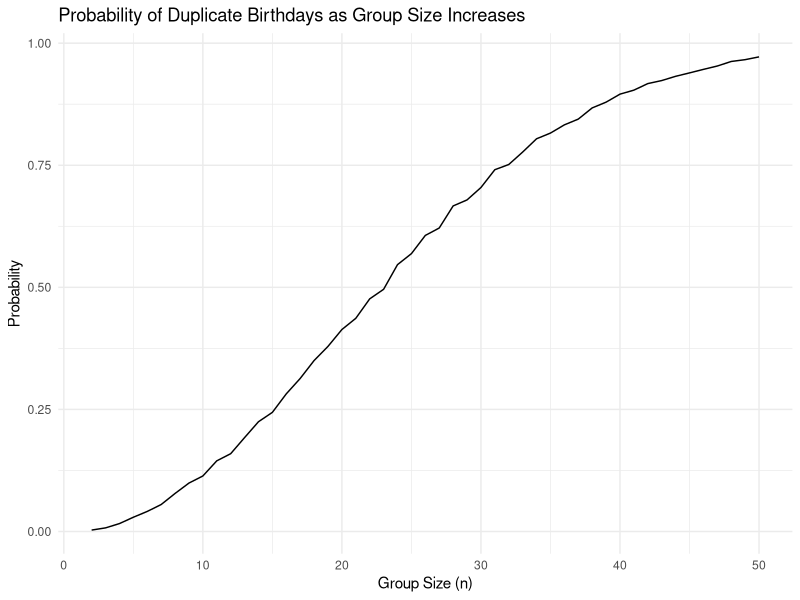

Reproduce this figure in R.
## ---- chunk 1
library(tidyverse)

knitr::opts_chunk$set(
	echo = TRUE,
	warning = FALSE,
  fig.width = 6,
  fig.asp = .6,
  out.width = "90%"
)

theme_set(theme_minimal() + theme(legend.position = "bottom"))

options(
  ggplot2.continuous.colour = "viridis",
  ggplot2.continuous.fill = "viridis"
)

scale_colour_discrete = scale_colour_viridis_d
scale_fill_discrete = scale_fill_viridis_d
## ---- chunk 2
bday_sim = function(n) {

  bdays = sample(1:365, size = n, replace = TRUE)
  
  duplicate = length(unique(bdays)) < n

  return(duplicate)
}
## ---- chunk 3
sim_res = 
  expand_grid(
    n = 2:50,
    iter = 1:10000
  ) |> 
  mutate(res = map_lgl(n, bday_sim)) |> 
  group_by(n) |> 
  summarize(prob = mean(res))
## ---- chunk 4
sim_res |> 
  ggplot(aes(x = n, y = prob )) + 
  geom_line()+
  labs(
    x= "Group Size (n)",
    y= "Probability",
    title = "Probability of Duplicate Birthdays as Group Size Increases"
  )
## ---- chunk 5

## ---- chunk 6

